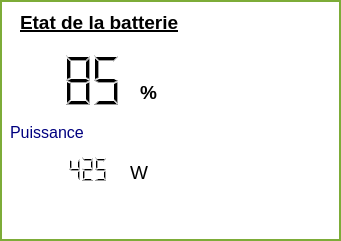
     <widget class="QWidget" name="Battery" native="true">
      <property name="geometry">
       <rect>
        <x>10</x>
        <y>310</y>
        <width>341</width>
        <height>241</height>
       </rect>
      </property>
      <property name="styleSheet">
       <string notr="true">background-color: rgb(255, 255, 255);border:2px solid rgb(125, 172, 56);</string>
      </property>
      <widget class="QLabel" name="batIMG">
       <property name="geometry">
        <rect>
         <x>219</x>
         <y>30</y>
         <width>101</width>
         <height>101</height>
        </rect>
       </property>
       <property name="styleSheet">
        <string notr="true">border:0px ;</string>
       </property>
       <property name="text">
        <string/>
       </property>
       <property name="pixmap">
        <pixmap>images/battery3.png</pixmap>
       </property>
       <property name="scaledContents">
        <bool>true</bool>
       </property>
      </widget>
      <widget class="QLabel" name="label_69">
       <property name="geometry">
        <rect>
         <x>20</x>
         <y>10</y>
         <width>171</width>
         <height>25</height>
        </rect>
       </property>
       <property name="font">
        <font>
         <family>Arial</family>
         <pointsize>14</pointsize>
         <weight>75</weight>
         <bold>true</bold>
         <underline>true</underline>
        </font>
       </property>
       <property name="styleSheet">
        <string notr="true">color:  rgb(0, 0, 0);border:0px ;</string>
       </property>
       <property name="text">
        <string>Etat de la batterie</string>
       </property>
      </widget>
      <widget class="QLabel" name="label_65">
       <property name="geometry">
        <rect>
         <x>140</x>
         <y>80</y>
         <width>30</width>
         <height>25</height>
        </rect>
       </property>
       <property name="font">
        <font>
         <pointsize>14</pointsize>
         <weight>75</weight>
         <bold>true</bold>
        </font>
       </property>
       <property name="styleSheet">
        <string notr="true">color: rgb(0, 0, 0);border:0px ;</string>
       </property>
       <property name="text">
        <string>%</string>
       </property>
      </widget>
      <widget class="QLCDNumber" name="batterieLevel">
       <property name="geometry">
        <rect>
         <x>4</x>
         <y>50</y>
         <width>120</width>
         <height>60</height>
        </rect>
       </property>
       <property name="styleSheet">
        <string notr="true">color: rgb(0, 0, 0);border:0px ;</string>
       </property>
       <property name="digitCount">
        <number>4</number>
       </property>
       <property name="value" stdset="0">
        <double>85.000000000000000</double>
       </property>
      </widget>
      <widget class="QLCDNumber" name="batteriePower">
       <property name="geometry">
        <rect>
         <x>11</x>
         <y>154</y>
         <width>101</width>
         <height>31</height>
        </rect>
       </property>
       <property name="styleSheet">
        <string notr="true">color: rgb(0, 0, 0);border:0px ;</string>
       </property>
       <property name="digitCount">
        <number>7</number>
       </property>
       <property name="value" stdset="0">
        <double>425.000000000000000</double>
       </property>
      </widget>
      <widget class="QLabel" name="label_41">
       <property name="geometry">
        <rect>
         <x>130</x>
         <y>160</y>
         <width>31</width>
         <height>25</height>
        </rect>
       </property>
       <property name="font">
        <font>
         <pointsize>14</pointsize>
         <weight>50</weight>
         <bold>false</bold>
        </font>
       </property>
       <property name="styleSheet">
        <string notr="true">color: rgb(0, 0, 0);border:0px ;</string>
       </property>
       <property name="text">
        <string>W</string>
       </property>
      </widget>
      <widget class="QLabel" name="label_28">
       <property name="geometry">
        <rect>
         <x>10</x>
         <y>120</y>
         <width>101</width>
         <height>25</height>
        </rect>
       </property>
       <property name="font">
        <font>
         <family>Arial</family>
         <pointsize>12</pointsize>
        </font>
       </property>
       <property name="styleSheet">
        <string notr="true">color: rgb(0, 0, 127);border:0px ;</string>
       </property>
       <property name="text">
        <string>Puissance</string>
       </property>
      </widget>
     </widget>
